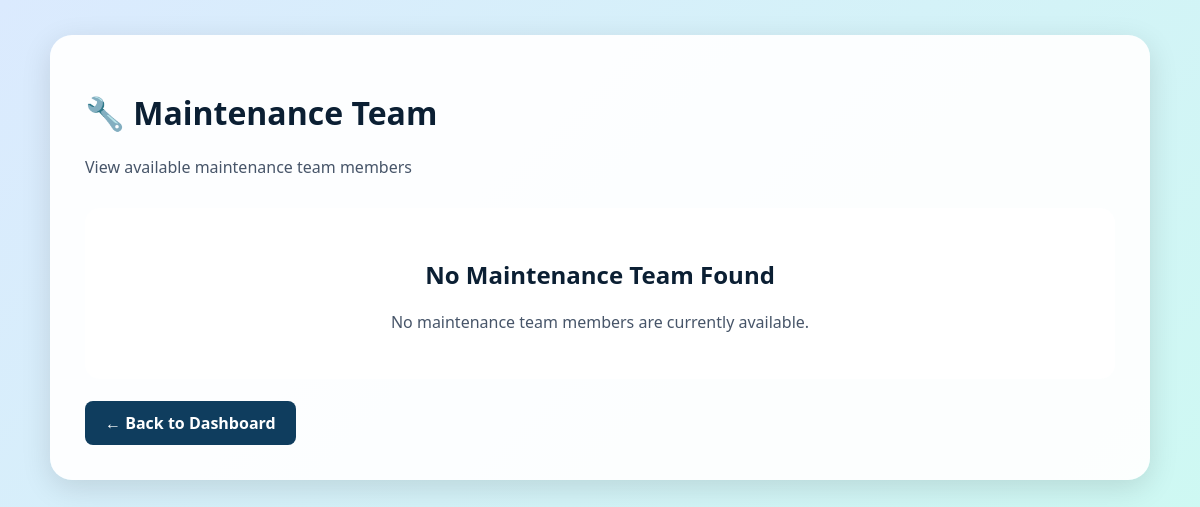
The page /maintenance/ on the database as committed earlier.
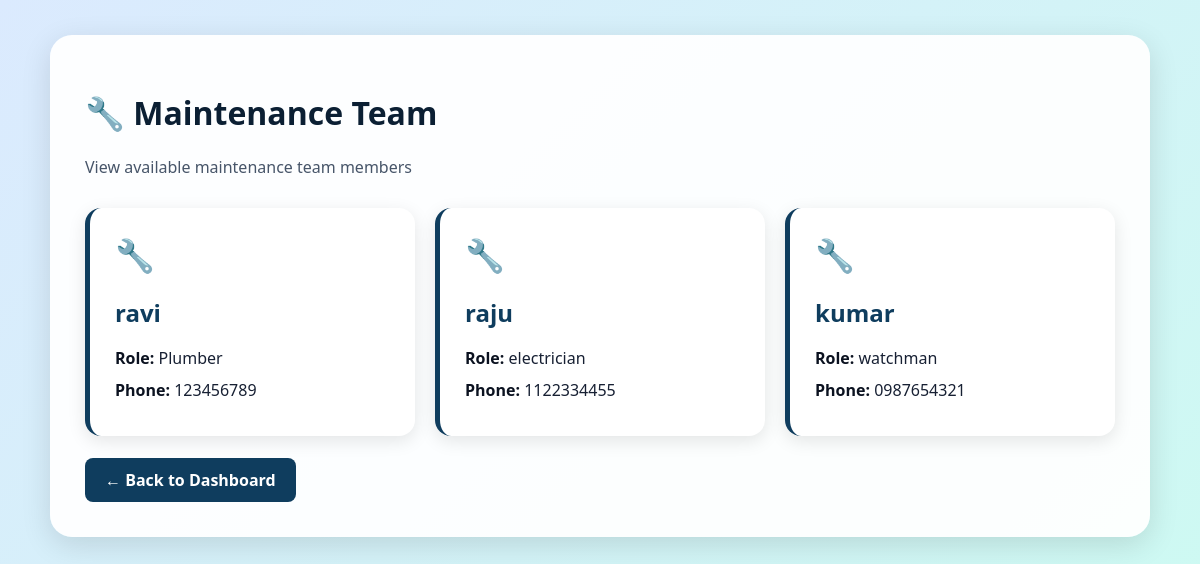
The same page on the database as committed later.
### core/models.py (models this page shows, shortened)
class MaintenanceTeam(models.Model):
    name = models.CharField(max_length=100)
    role = models.CharField(max_length=50)
    phone = models.CharField(max_length=15)

### core/views.py (the view)
# urls.py: path('maintenance/',views.maintenance,name='maintenance'),
def maintenance(request):
    teams = MaintenanceTeam.objects.all()
    return render(
        request,
        'core/maintenance.html',
        {'teams': teams}
    )

### core/templates/core/maintenance.html (shortened to what this page needs)
{% load static %}
<!DOCTYPE html>
<html lang="en">
<head>
    <link rel="stylesheet" href="{% static 'core/style.css' %}">
</head>
<body class="maintenance-team-page">
    <div class="maintenance-team-container">
        <h1>🔧 Maintenance Team</h1>
        <p class="page-subtitle">
            View available maintenance team members
        </p>
        <div class="team-grid">
            {% for team in teams %}
                <div class="team-card">
                    <div class="team-icon">🔧</div>
                    <h2>{{ team.name }}</h2>
                    <p>
                        <strong>Role:</strong>
                        {{ team.role }}
                    </p>
                    <p>
                        <strong>Phone:</strong>
                        {{ team.phone }}
                    </p>
                </div>
            {% empty %}
                <div class="empty-team">
                    <h2>No Maintenance Team Found</h2>
                    <p>No maintenance team members are currently available.</p>
                </div>
            {% endfor %}
        </div>
        <br>
        <a class="back-dashboard"
           href="{% url 'resident_dashboard' %}">
            ← Back to Dashboard
        </a>
    </div>
</body>
</html>

Rows that differ between the two databases and show on the page:
added MaintenanceTeam: name "ravi", role "Plumber", phone "123456789"
added MaintenanceTeam: name "raju", role "electrician", phone "1122334455"
added MaintenanceTeam: name "kumar", role "watchman", phone "0987654321"
Other text that changed with them:
text no longer shown: "No Maintenance Team Found No maintenance team members are currently available."
